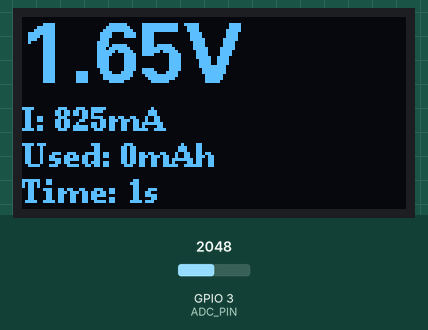
Simulated run of this sketch. Board: ESP32-S3. Parts: 128×64 one-colour display. The test bench sets the inputs (shaded band); at power-on: GPIO 3 (ADC_PIN) = 2048 (analog values on the 0–4095 scale). WiFi joins after 1.5 s; servers stay silent unless stated; what the sketch prints to the serial monitor is not drawn.

Above: at 2.7 s.
2.8 s: GPIO 3 (ADC_PIN) set to 2866
At 4.2 s:
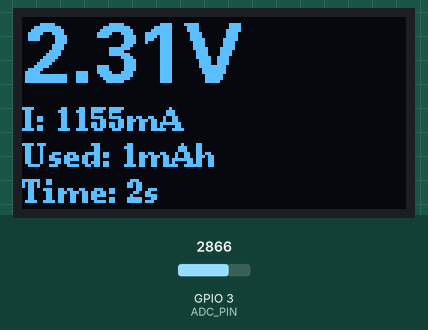
5.1 s: GPIO 3 (ADC_PIN) set to 3603
At 5.6 s:
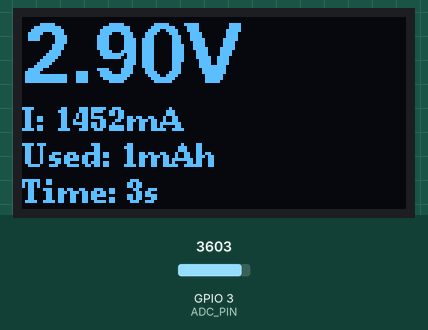
7.2 s: GPIO 3 (ADC_PIN) set to 4095
At 8.7 s:
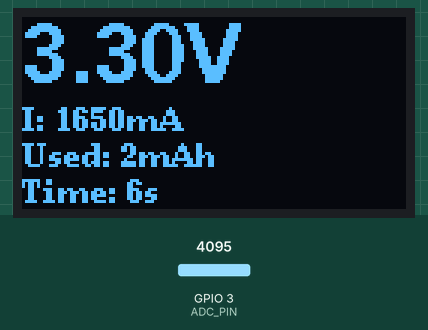
Timing chart, 0 to 10.2 s (numbered marks = the images above; inputs shaded):
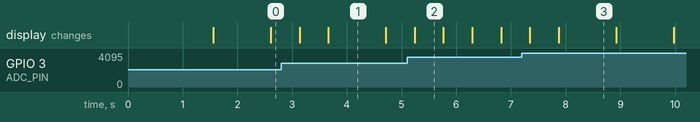

Measured:
- what the display in image 2 shows lasts 0.6 s, from 5.2 s to 5.8 s
- what the display in image 3 shows lasts 1.0 s, from 7.9 s to 8.9 s

The sketch:

esp32s3_ssd1306_batterytester.ino
```cpp
#include <Wire.h>
#include <U8g2lib.h>
#include <WiFi.h>
#include <HTTPClient.h>

// --- WiFi & ThingSpeak Inställningar ---
const char* ssid = "";        // Byt till ditt WiFi-namn
const char* password = ""; // Byt till ditt WiFi-lösenord

const char* server = "http://api.thingspeak.com/update";
const char* writeAPIKey = "";   // Byt till din ThingSpeak Write API Key

unsigned long lastThingSpeakUpdate = 0;
const unsigned long thingSpeakInterval = 60000; // 60 sekunder (1 minut) i millisekunder

// Skapa objekt för 1.3" I2C OLED med SH1106-drivrutin (128x64)
U8G2_SH1106_128X64_NONAME_F_HW_I2C u8g2(U8G2_R0, /* reset=*/ U8X8_PIN_NONE);

// ADC-ingång
#define ADC_PIN 3

// Lastmotstånd
const float LOAD_RESISTANCE = 2.0f;
const float VOLTAGE_MULTIPLIER = 1.0f;

float consumed_mAh = 0.0f;
unsigned long startTime;
unsigned long lastUpdate;

void setup() {
    Serial.begin(115200);

    // Initiera I2C på pinnar 8 och 9
    Wire.begin(8, 9);

    // Starta skärmen
    u8g2.begin();

    analogReadResolution(12);

    // Anslut till WiFi
    WiFi.begin(ssid, password);
    Serial.print("Ansluter till WiFi");
    while (WiFi.status() != WL_CONNECTED) {
        delay(500);
        Serial.print(".");
    }
    Serial.println("\nWiFi anslutet!");

    startTime = millis();
    lastUpdate = millis();
}

void loop() {
    unsigned long now = millis();

    // Läs ADC
    uint16_t raw = analogRead(ADC_PIN);
    float adcVoltage = ((float)raw * 3.3f) / 4095.0f;
    float batteryVoltage = adcVoltage * VOLTAGE_MULTIPLIER;

    // Beräkna ström
    float current_mA = (batteryVoltage / LOAD_RESISTANCE) * 1000.0f;

    // Integrera mAh
    float elapsedHours = (now - lastUpdate) / 3600000.0f;
    consumed_mAh += current_mA * elapsedHours;
    lastUpdate = now;

    unsigned long elapsedSeconds = (now - startTime) / 1000;

    // --- Skicka till ThingSpeak via HTTP en gång i minuten ---
    if (now - lastThingSpeakUpdate >= thingSpeakInterval) {
        lastThingSpeakUpdate = now;

        if (WiFi.status() == WL_CONNECTED) {
            HTTPClient http;

            // Bygg URL:en med API-nyckel och fält (field1 = spänning, field2 = ström, field3 = mAh)
            String url = String(server) + "?api_key=" + writeAPIKey +
                         "&field1=" + String(batteryVoltage, 3) +
                         "&field2=" + String(current_mA, 0) +
                         "&field3=" + String(consumed_mAh, 1);

            http.begin(url);
            int httpResponseCode = http.GET();

            if (httpResponseCode > 0) {
                Serial.println("Data skickad till ThingSpeak! Svarskod: " + String(httpResponseCode));
            } else {
                Serial.println("Fel vid skickning, HTTP-felkod: " + String(httpResponseCode));
            }
            http.end();
        } else {
            Serial.println("WiFi frånkopplat, kan inte skicka till ThingSpeak.");
        }
    }

    // Rita på OLED med U8g2
    u8g2.firstPage();
    do {
        u8g2.setFont(u8g2_font_fub20_tr);
        u8g2.setCursor(0, 22);
        u8g2.print(batteryVoltage, 2);
        u8g2.print("V");

        u8g2.setFont(u8g2_font_ncenB08_tr);

        u8g2.setCursor(0, 38);
        u8g2.print("I: ");
        u8g2.print(current_mA, 0);
        u8g2.print("mA");

        u8g2.setCursor(0, 50);
        u8g2.print("Used: ");
        u8g2.print(consumed_mAh, 0);
        u8g2.print("mAh");

        u8g2.setCursor(0, 62);
        u8g2.print("Time: ");
        u8g2.print(elapsedSeconds);
        u8g2.print("s");

    } while (u8g2.nextPage());

    // Seriell utskrift
    Serial.print("V=");
    Serial.print(batteryVoltage, 3);
    Serial.print(" I=");
    Serial.print(current_mA, 0);
    Serial.print("mA Used=");
    Serial.print(consumed_mAh, 1);
    Serial.print("mAh Time=");
    Serial.print(elapsedSeconds);
    Serial.println("s");

    delay(500);
}
```
